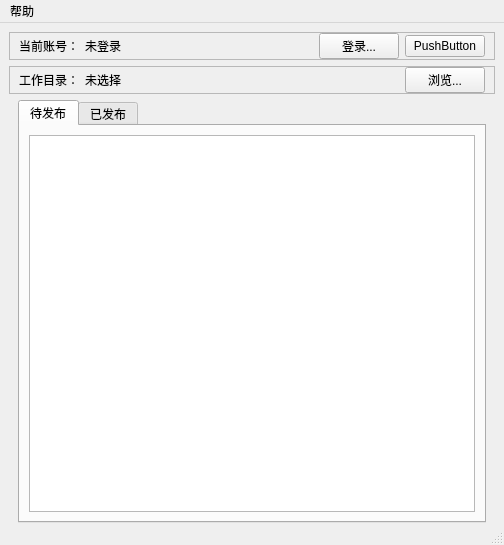
<?xml version="1.0" encoding="UTF-8"?>
<ui version="4.0">
 <class>MainWindow</class>
 <widget class="QMainWindow" name="MainWindow">
  <property name="geometry">
   <rect>
    <x>0</x>
    <y>0</y>
    <width>504</width>
    <height>545</height>
   </rect>
  </property>
  <property name="windowTitle">
   <string>萌番组发布工具 - 织梦字幕组</string>
  </property>
  <widget class="QWidget" name="centralwidget">
   <layout class="QVBoxLayout" name="verticalLayout">
    <property name="bottomMargin">
     <number>0</number>
    </property>
    <item>
     <widget class="QFrame" name="frame">
      <property name="frameShape">
       <enum>QFrame::StyledPanel</enum>
      </property>
      <property name="frameShadow">
       <enum>QFrame::Raised</enum>
      </property>
      <layout class="QHBoxLayout" name="horizontalLayout">
       <property name="topMargin">
        <number>0</number>
       </property>
       <property name="bottomMargin">
        <number>0</number>
       </property>
       <item>
        <widget class="QLabel" name="labAccnt">
         <property name="text">
          <string>当前账号：</string>
         </property>
        </widget>
       </item>
       <item>
        <widget class="QLabel" name="labAccntDisp">
         <property name="sizePolicy">
          <sizepolicy hsizetype="Expanding" vsizetype="Preferred">
           <horstretch>0</horstretch>
           <verstretch>0</verstretch>
          </sizepolicy>
         </property>
         <property name="text">
          <string>未登录</string>
         </property>
         <property name="wordWrap">
          <bool>true</bool>
         </property>
        </widget>
       </item>
       <item>
        <widget class="QPushButton" name="btnLogin">
         <property name="text">
          <string>登录...</string>
         </property>
        </widget>
       </item>
       <item>
        <widget class="QPushButton" name="btnTest">
         <property name="text">
          <string>PushButton</string>
         </property>
        </widget>
       </item>
      </layout>
     </widget>
    </item>
    <item>
     <widget class="QFrame" name="frame_2">
      <property name="frameShape">
       <enum>QFrame::StyledPanel</enum>
      </property>
      <property name="frameShadow">
       <enum>QFrame::Raised</enum>
      </property>
      <layout class="QHBoxLayout" name="horizontalLayout_2">
       <property name="topMargin">
        <number>0</number>
       </property>
       <property name="bottomMargin">
        <number>0</number>
       </property>
       <item>
        <widget class="QLabel" name="labRoot">
         <property name="text">
          <string>工作目录：</string>
         </property>
        </widget>
       </item>
       <item>
        <widget class="QLabel" name="labRootDisp">
         <property name="sizePolicy">
          <sizepolicy hsizetype="Expanding" vsizetype="Preferred">
           <horstretch>0</horstretch>
           <verstretch>0</verstretch>
          </sizepolicy>
         </property>
         <property name="text">
          <string>未选择</string>
         </property>
        </widget>
       </item>
       <item>
        <widget class="QPushButton" name="btnBrowse">
         <property name="text">
          <string>浏览...</string>
         </property>
        </widget>
       </item>
      </layout>
     </widget>
    </item>
    <item>
     <widget class="QFrame" name="frame_4">
      <layout class="QHBoxLayout" name="horizontalLayout_4">
       <property name="topMargin">
        <number>0</number>
       </property>
       <property name="bottomMargin">
        <number>0</number>
       </property>
       <item>
        <widget class="QTabWidget" name="tab">
         <property name="currentIndex">
          <number>0</number>
         </property>
         <widget class="QWidget" name="pgTodo">
          <attribute name="title">
           <string>待发布</string>
          </attribute>
          <layout class="QHBoxLayout" name="horizontalLayout_5">
           <item>
            <widget class="QTableView" name="viewTodo">
             <property name="font">
              <font>
               <pointsize>9</pointsize>
              </font>
             </property>
             <property name="editTriggers">
              <set>QAbstractItemView::NoEditTriggers</set>
             </property>
             <property name="horizontalScrollMode">
              <enum>QAbstractItemView::ScrollPerPixel</enum>
             </property>
             <attribute name="horizontalHeaderVisible">
              <bool>false</bool>
             </attribute>
             <attribute name="horizontalHeaderHighlightSections">
              <bool>false</bool>
             </attribute>
             <attribute name="verticalHeaderVisible">
              <bool>false</bool>
             </attribute>
             <attribute name="verticalHeaderHighlightSections">
              <bool>false</bool>
             </attribute>
            </widget>
           </item>
          </layout>
         </widget>
         <widget class="QWidget" name="pgDone">
          <attribute name="title">
           <string>已发布</string>
          </attribute>
          <layout class="QHBoxLayout" name="horizontalLayout_6">
           <item>
            <widget class="QTableView" name="viewDone">
             <property name="font">
              <font>
               <pointsize>9</pointsize>
              </font>
             </property>
             <property name="editTriggers">
              <set>QAbstractItemView::NoEditTriggers</set>
             </property>
             <property name="verticalScrollMode">
              <enum>QAbstractItemView::ScrollPerPixel</enum>
             </property>
             <attribute name="horizontalHeaderVisible">
              <bool>false</bool>
             </attribute>
             <attribute name="horizontalHeaderHighlightSections">
              <bool>false</bool>
             </attribute>
             <attribute name="verticalHeaderVisible">
              <bool>false</bool>
             </attribute>
             <attribute name="verticalHeaderHighlightSections">
              <bool>false</bool>
             </attribute>
            </widget>
           </item>
          </layout>
         </widget>
        </widget>
       </item>
      </layout>
     </widget>
    </item>
   </layout>
  </widget>
  <widget class="QStatusBar" name="statusbar"/>
  <widget class="QMenuBar" name="menubar">
   <property name="geometry">
    <rect>
     <x>0</x>
     <y>0</y>
     <width>504</width>
     <height>26</height>
    </rect>
   </property>
   <widget class="QMenu" name="menu">
    <property name="title">
     <string>帮助</string>
    </property>
    <addaction name="actShowLog"/>
   </widget>
   <addaction name="menu"/>
  </widget>
  <action name="actShowLog">
   <property name="text">
    <string>查看日志...</string>
   </property>
  </action>
 </widget>
 <resources/>
 <connections/>
</ui>
